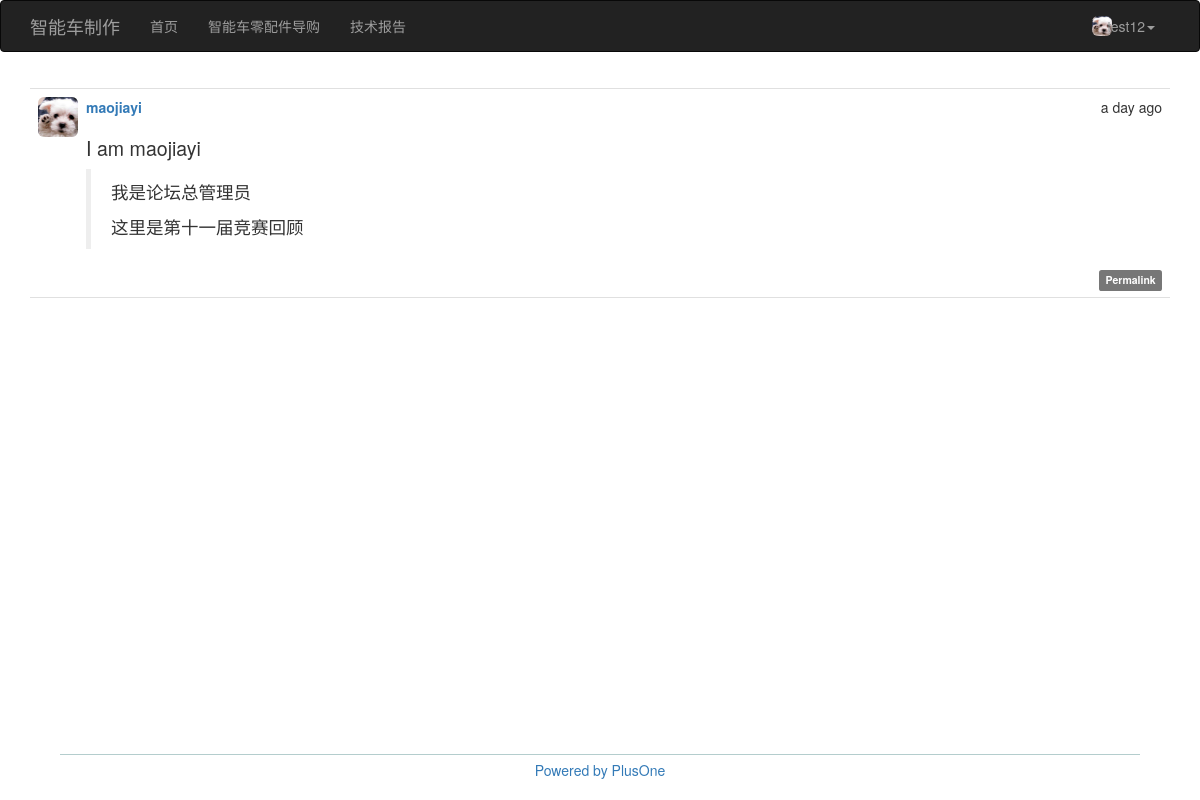
The app's page /post/6 (signed in) with its own data.
### app/models.py (models this page shows, shortened)
class User(db.Model, UserMixin):
    __tablename__='users'
    id=db.Column(db.Integer, primary_key=True)
    username=db.Column(db.String(64), unique=True, index=True)
    role_id=db.Column(db.Integer, db.ForeignKey('roles.id'))
    password_hash=db.Column(db.String(128))
    email=db.Column(db.String(64), unique=True, index=True)
    confirmed=db.Column(db.Boolean, default=False)
    name=db.Column(db.String(64))
    location=db.Column(db.String(64))
    about_me=db.Column(db.Text())
    member_since=db.Column(db.DateTime(), default=datetime.utcnow())
    last_seen=db.Column(db.DateTime(), default=datetime.utcnow())
    posts=db.relationship('Post', backref='author', lazy='dynamic')
    forum_id=db.Column(db.Integer, db.ForeignKey('forums.id'))
    def can(self, permissions):
        return self.role is not None and \
            (self.role.permissions & permissions)==permissions
    def is_administrator(self):
        return self.can(Permission.ADMINISTER)
    def ping(self):
        self.last_seen=datetime.utcnow()
        db.session.add(self)
    @property
    def password(self):
        raise AttributeError('password is not a readable attribute')

class Post(db.Model):
    __tablename__='posts'
    id=db.Column(db.Integer, primary_key=True)
    body=db.Column(db.Text)
    timestamp=db.Column(db.DateTime, index=True, default=datetime.utcnow)
    author_id=db.Column(db.Integer, db.ForeignKey('users.id'))
    body_html=db.Column(db.Text)
    forum_id=db.Column(db.Integer, db.ForeignKey('forums.id'))

### app/note/views.py (the view)
@note.route('/post/<int:id>')
def post(id):
    post = Post.query.get_or_404(id)
    subforum=post.subforum
    return render_template('note/post.html', posts=[post], subforum=subforum)

### app/auth/views.py (called while the page is built)
@auth.before_app_request
def before_request():
    if current_user.is_authenticated:
        current_user.ping()
        if not current_user.confirmed \
            and request.endpoint[:5]!='auth.':
            return redirect(url_for('auth.unconfirmed'))

### app/main/__init__.py (called while the page is built)
@main.app_context_processor
def inject_permissions():
    return dict(Permission=Permission)

### app/models.py (called while the page is built)
@login_manager.user_loader
def load_user(user_id):
    return User.query.get(int(user_id))

### app/templates/note/post.html (shortened to what this page needs)
{% extends "base.html" %}
{% block content %}
<div class="container">
    {% block page_content %}
    {% include '_posts.html' %}
    {% endblock %}
</div>
<div class="navbar-fixed-bottom" style="text-align:center; margin-top:50px">
    <div style="margin:0 auto; height:1px; width:90%; background-color:#B4CDCD"></div>
    <div style="height:5px"></div>
    <a href='/' style="text-decoration:none;">Powered by PlusOne</a>
    <div style="height:20px"></div>
</div>
{% endblock %}

### app/templates/base.html (shortened to what this page needs)
{% extends "bootstrap/base.html" %}
{% block head %}
{{ super() }}
<link rel="stylesheet" type="text/css" href="{{ url_for('static', filename='styles.css') }}">
{% endblock %}
{% block navbar %}
<div class="navbar navbar-inverse" role="navigation">
    <div class="container">
        <div class="navbar-header">
            <a class="navbar-brand" href="/">智能车制作</a>
        </div>
        <div class="navbar-collapse collapse">
            <ul class="nav navbar-nav">
                <li><a href="{{ url_for('main.index') }}">首页</a></li>
                <li><a href="/">智能车零配件导购</a></li>
                <li><a href="/">技术报告</a></li>
            </ul>
            <ul class="nav navbar-nav navbar-right">
                {% if current_user.is_authenticated %}
                <li class="dropdown">
                    <img class="img-rounded profile-thumbnail" src="../static/plusone.png" width="20" height="20" style="float:left; margin-top:15px">
                    <a href="#" class="dropdown-toggle" data-toggle="dropdown" style="float:left">{{ current_user.username }}<b class="caret"></b></a>
                </li>
                {% else %}
                <li><a href="{{ url_for('auth.login') }}">Log In</a></li>
                {% endif %}
            </ul>
        </div>
    </div>
</div>
{% endblock %}

### app/templates/_posts.html (shortened to what this page needs)
<ul class="posts">
    {% for post in posts %}
    <li class="post">
        <div class="post-thumbnail">
            <a href="{{ url_for('main.user', username=post.author.username) }}">
                <img class="img-rounded profile-thumbnail" src="../static/plusone.png" width="40" height="40">
            </a>
        </div>
        <div class="post-content">
            <div class="post-date">{{ moment(post.timestamp).fromNow() }}</div>
            <div class="post-author">
                <a href="{{ url_for('main.user', username=post.author.username) }}">
                {{ post.author.username }}
                </a>
            </div>
            <div class="post-body">
                {% if post.body_html %}
                    {{ post.body_html | safe }}
                {% else %}
                    {{ post.body }}
                {% endif %}
            </div>
            <div class="post-footer">
                <a href="{{ url_for('note.post', id=post.id) }}">
                    <span class="label label-default">Permalink</span>
                </a>
            </div>
        </div>
    </li>
    {% endfor %}
</ul>

### app/static/styles.css (style rules this page uses)
.profile-thumbnail { position: absolute; }
ul.posts { list-style-type: none; padding: 0px; margin: 16px 0px 0px 0px; border-top: 1px solid #e0e0e0; }
ul.posts li.post { padding: 8px; border-bottom: 1px solid #e0e0e0; }
div.post-date { float: right; }
div.post-author { font-weight: bold; }
div.post-thumbnail { position: absolute; }
div.post-content { margin-left: 48px; min-height: 48px; }
div.post-footer { text-align: right; }
.post-body h1 { font-size: 140%; }

### records on screen
User: username "test12"
Post: timestamp "a day ago", author.username "maojiayi", body_html "I am maojiayi 我是论坛总管理员 这里是第十一届竞赛回顾"
